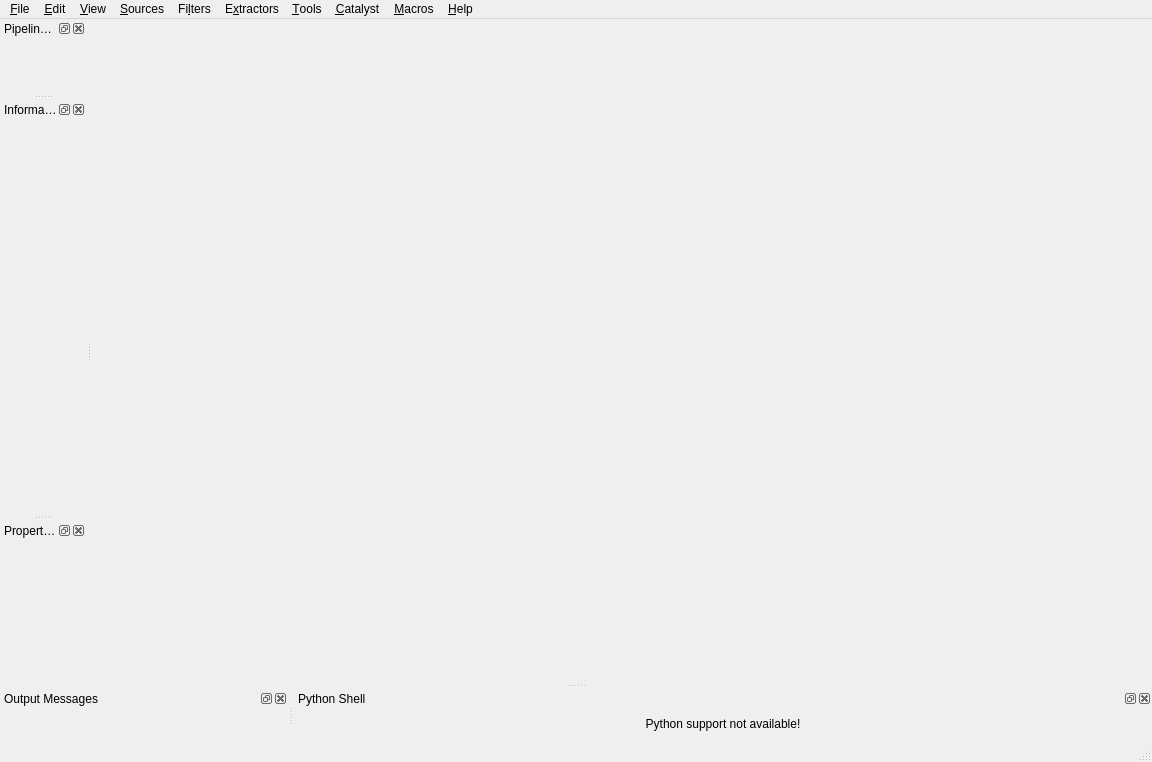
<?xml version="1.0" encoding="UTF-8"?>
<ui version="4.0">
 <class>pqClientMainWindow</class>
 <widget class="QMainWindow" name="pqClientMainWindow">
  <property name="geometry">
   <rect>
    <x>0</x>
    <y>0</y>
    <width>1152</width>
    <height>762</height>
   </rect>
  </property>
  <property name="acceptDrops">
   <bool>true</bool>
  </property>
  <property name="windowTitle">
   <string>MainWindow</string>
  </property>
  <property name="windowIcon">
   <iconset resource="../../Qt/Components/Resources/pqComponents.qrc">
    <normaloff>:/pqWidgets/Icons/pvIcon512.png</normaloff>:/pqWidgets/Icons/pvIcon512.png</iconset>
  </property>
  <widget class="QWidget" name="centralwidget">
   <layout class="QGridLayout" name="gridLayout">
    <property name="leftMargin">
     <number>0</number>
    </property>
    <property name="topMargin">
     <number>0</number>
    </property>
    <property name="rightMargin">
     <number>0</number>
    </property>
    <property name="bottomMargin">
     <number>0</number>
    </property>
    <item row="0" column="0">
     <widget class="pqTabbedMultiViewWidget" name="MultiViewWidget" native="true"/>
    </item>
   </layout>
  </widget>
  <widget class="QMenuBar" name="menubar">
   <property name="geometry">
    <rect>
     <x>0</x>
     <y>0</y>
     <width>1152</width>
     <height>20</height>
    </rect>
   </property>
   <widget class="QMenu" name="menu_File">
    <property name="title">
     <string>&amp;File</string>
    </property>
   </widget>
   <widget class="QMenu" name="menuSources">
    <property name="title">
     <string>&amp;Sources</string>
    </property>
   </widget>
   <widget class="QMenu" name="menuFilters">
    <property name="title">
     <string>Fi&amp;lters</string>
    </property>
   </widget>
   <widget class="QMenu" name="menu_Edit">
    <property name="title">
     <string>&amp;Edit</string>
    </property>
   </widget>
   <widget class="QMenu" name="menu_View">
    <property name="title">
     <string>&amp;View</string>
    </property>
   </widget>
   <widget class="QMenu" name="menuTools">
    <property name="title">
     <string>&amp;Tools</string>
    </property>
   </widget>
   <widget class="QMenu" name="menu_Help">
    <property name="title">
     <string>&amp;Help</string>
    </property>
   </widget>
   <widget class="QMenu" name="menu_Macros">
    <property name="title">
     <string>&amp;Macros</string>
    </property>
   </widget>
   <widget class="QMenu" name="menu_Catalyst">
    <property name="title">
     <string>&amp;Catalyst</string>
    </property>
   </widget>
   <widget class="QMenu" name="menuExtractors">
    <property name="title">
     <string>E&amp;xtractors</string>
    </property>
   </widget>
   <addaction name="menu_File"/>
   <addaction name="menu_Edit"/>
   <addaction name="menu_View"/>
   <addaction name="menuSources"/>
   <addaction name="menuFilters"/>
   <addaction name="menuExtractors"/>
   <addaction name="menuTools"/>
   <addaction name="menu_Catalyst"/>
   <addaction name="menu_Macros"/>
   <addaction name="menu_Help"/>
  </widget>
  <widget class="pqStatusBar" name="statusbar"/>
  <widget class="QDockWidget" name="pipelineBrowserDock">
   <property name="allowedAreas">
    <set>Qt::LeftDockWidgetArea|Qt::RightDockWidgetArea</set>
   </property>
   <property name="windowTitle">
    <string>Pipeline Browser</string>
   </property>
   <attribute name="dockWidgetArea">
    <number>1</number>
   </attribute>
   <widget class="pqPipelineBrowserWidget" name="pipelineBrowser">
    <property name="contextMenuPolicy">
     <enum>Qt::DefaultContextMenu</enum>
    </property>
   </widget>
  </widget>
  <widget class="QDockWidget" name="informationDock">
   <property name="allowedAreas">
    <set>Qt::LeftDockWidgetArea|Qt::RightDockWidgetArea</set>
   </property>
   <property name="windowTitle">
    <string>Information</string>
   </property>
   <attribute name="dockWidgetArea">
    <number>1</number>
   </attribute>
   <widget class="QWidget" name="informationWidgetFrame">
    <layout class="QVBoxLayout" name="verticalLayout_2">
     <item>
      <widget class="QScrollArea" name="informationScrollArea">
       <property name="frameShape">
        <enum>QFrame::NoFrame</enum>
       </property>
       <property name="widgetResizable">
        <bool>true</bool>
       </property>
       <widget class="pqProxyInformationWidget" name="informationWidget">
        <property name="geometry">
         <rect>
          <x>0</x>
          <y>0</y>
          <width>68</width>
          <height>341</height>
         </rect>
        </property>
       </widget>
      </widget>
     </item>
    </layout>
   </widget>
  </widget>
  <widget class="QDockWidget" name="propertiesDock">
   <property name="minimumSize">
    <size>
     <width>80</width>
     <height>41</height>
    </size>
   </property>
   <property name="allowedAreas">
    <set>Qt::LeftDockWidgetArea|Qt::RightDockWidgetArea</set>
   </property>
   <property name="windowTitle">
    <string>Properties</string>
   </property>
   <attribute name="dockWidgetArea">
    <number>1</number>
   </attribute>
   <widget class="pqPropertiesPanel" name="propertiesPanel"/>
  </widget>
  <widget class="QDockWidget" name="outputWidgetDock">
   <property name="floating">
    <bool>false</bool>
   </property>
   <property name="windowTitle">
    <string>Output Messages</string>
   </property>
   <attribute name="dockWidgetArea">
    <number>8</number>
   </attribute>
   <widget class="pqOutputWidget" name="outputWidget">
    <property name="settingsKey" stdset="0">
     <string>OutputMessages</string>
    </property>
   </widget>
  </widget>
  <widget class="QDockWidget" name="pythonShellDock">
   <property name="sizePolicy">
    <sizepolicy hsizetype="Preferred" vsizetype="MinimumExpanding">
     <horstretch>0</horstretch>
     <verstretch>0</verstretch>
    </sizepolicy>
   </property>
   <property name="floating">
    <bool>false</bool>
   </property>
   <property name="windowTitle">
    <string>Python Shell</string>
   </property>
   <attribute name="dockWidgetArea">
    <number>8</number>
   </attribute>
   <widget class="QWidget" name="pythonShellDummy">
    <property name="sizePolicy">
     <sizepolicy hsizetype="MinimumExpanding" vsizetype="MinimumExpanding">
      <horstretch>0</horstretch>
      <verstretch>0</verstretch>
     </sizepolicy>
    </property>
    <layout class="QHBoxLayout" name="horizontalLayout">
     <item>
      <widget class="QLabel" name="label">
       <property name="text">
        <string>Python support not available!</string>
       </property>
       <property name="alignment">
        <set>Qt::AlignCenter</set>
       </property>
      </widget>
     </item>
    </layout>
   </widget>
  </widget>
 </widget>
 <customwidgets>
  <customwidget>
   <class>pqProxyInformationWidget</class>
   <extends>QWidget</extends>
   <header>pqProxyInformationWidget.h</header>
   <container>1</container>
  </customwidget>
  <customwidget>
   <class>pqPipelineBrowserWidget</class>
   <extends>QWidget</extends>
   <header>pqPipelineBrowserWidget.h</header>
   <container>1</container>
  </customwidget>
  <customwidget>
   <class>pqTabbedMultiViewWidget</class>
   <extends>QWidget</extends>
   <header>pqTabbedMultiViewWidget.h</header>
   <container>1</container>
  </customwidget>
  <customwidget>
   <class>pqStatusBar</class>
   <extends>QStatusBar</extends>
   <header>pqStatusBar.h</header>
  </customwidget>
  <customwidget>
   <class>pqPropertiesPanel</class>
   <extends>QWidget</extends>
   <header>pqPropertiesPanel.h</header>
   <container>1</container>
  </customwidget>
  <customwidget>
   <class>pqOutputWidget</class>
   <extends>QWidget</extends>
   <header>pqOutputWidget.h</header>
   <container>1</container>
  </customwidget>
 </customwidgets>
 <resources>
  <include location="../../Qt/Components/Resources/pqComponents.qrc"/>
 </resources>
 <connections/>
</ui>
